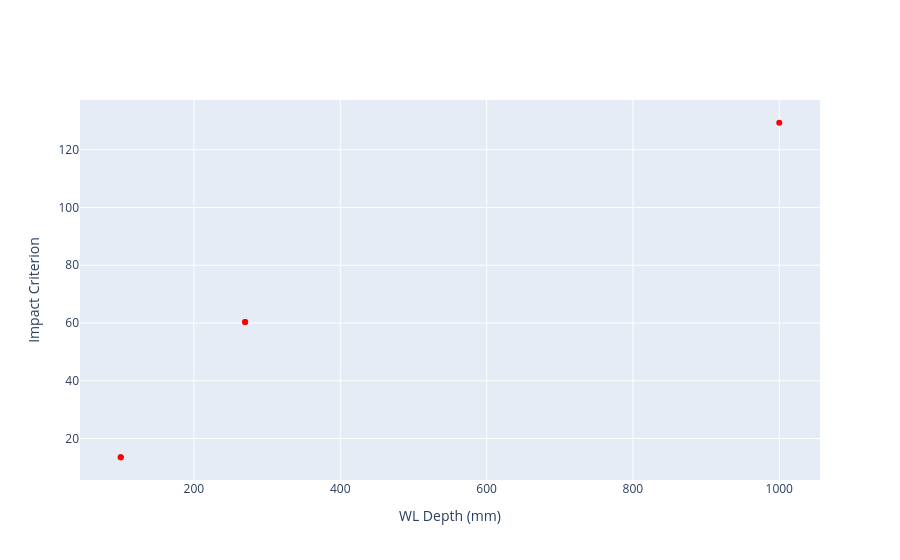
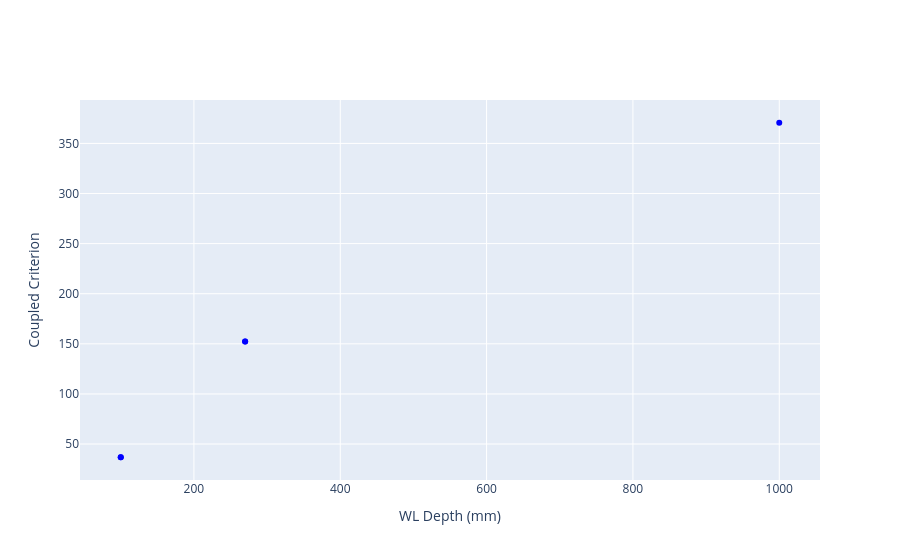
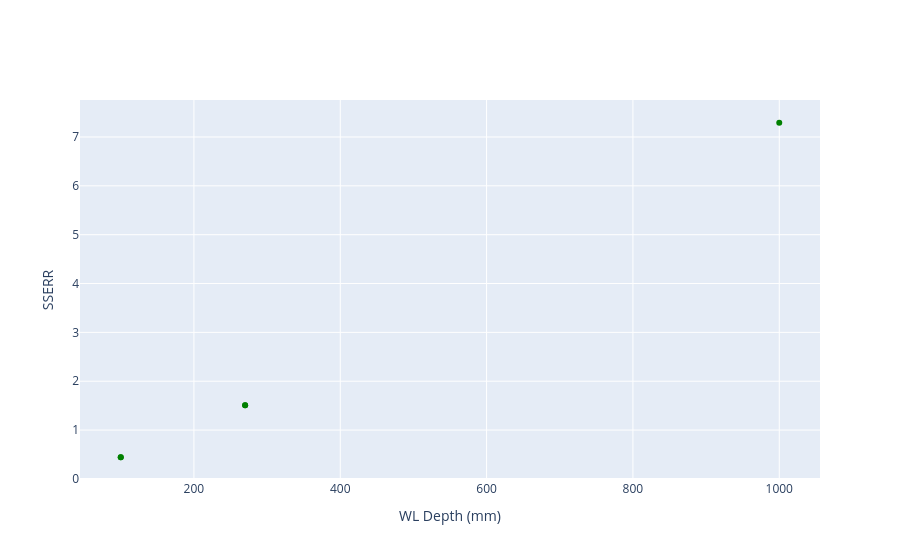
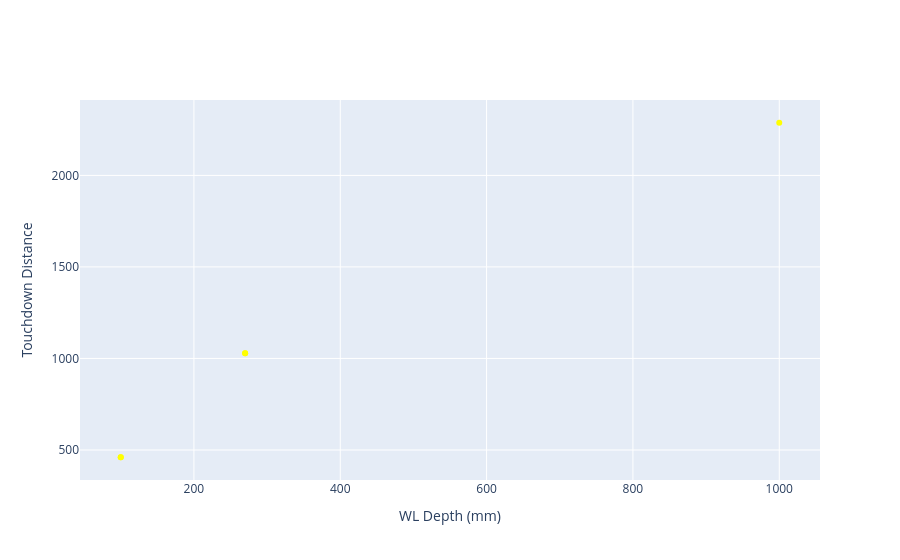

The code cell stored with these charts, in order, in its notebook:
### Code cell
import plotly.graph_objects as go

fig = go.Figure()
fig.add_trace(go.Scatter(x=df["WL_Depth"], y=df["impact_criterion"], mode="markers", name="Impact Criterion", marker=dict(color="red")))
fig.update_layout(xaxis_title="WL Depth (mm)", yaxis_title="Impact Criterion")
fig.show()

fig = go.Figure()
fig.add_trace(go.Scatter(x=df["WL_Depth"], y=df["coupled_criterion"], mode="markers", name="Coupled Criterion", marker=dict(color="blue")))
fig.update_layout(xaxis_title="WL Depth (mm)", yaxis_title="Coupled Criterion")
fig.show()

fig = go.Figure()
fig.add_trace(go.Scatter(x=df["WL_Depth"], y=df["sserr_result"], mode="markers", name="SSERR", marker=dict(color="green")))
fig.update_layout(xaxis_title="WL Depth (mm)", yaxis_title="SSERR")
fig.show()

fig = go.Figure()
fig.add_trace(go.Scatter(x=df["WL_Depth"], y=df["touchdown_distance"], mode="markers", name="Touchdown Distance", marker=dict(color="yellow")))
fig.update_layout(xaxis_title="WL Depth (mm)", yaxis_title="Touchdown Distance")
fig.show()

fig = go.Figure()
fig.add_trace(go.Scatter(x=df["WL_Depth"], y=df["max_stress"], mode="markers", name="Max Stress", marker=dict(color="red")))
fig.update_layout(xaxis_title="WL Depth (mm)", yaxis_title="Max Stress")
fig.show()

fig = go.Figure()
fig.add_trace(go.Scatter(x=df["WL_Depth"], y=df["ss_max_Sxx_norm"], mode="markers", name="SS MAX SXX NORM", marker=dict(color="blue")))
fig.update_layout(xaxis_title="WL Depth (mm)", yaxis_title="SS MAX SXX NORM")
fig.show()

fig = go.Figure()
fig.add_trace(go.Scatter(x=df["WL_Depth"], y=df["slab_tensile_criterion"], mode="markers", name="SLAB TENSILE CRITERION", marker=dict(color="green")))
fig.update_layout(xaxis_title="WL Depth (mm)", yaxis_title="SLAB TENSILE CRITERION")
fig.show()

### Figure 1 — Plotly figure (JSON) as saved in the notebook; plotly's stock layout.template omitted (floating-point values rounded to 4 significant figures)
{"data": [{"marker": {"color": "red"}, "mode": "markers", "name": "Impact Criterion", "type": "scatter", "x": [100.0, 100.0, 270.0, 270.0, 1000.0], "y": [13.48, 13.48, 60.31, 60.31, 129.4]}], "layout": {"xaxis": {"title": {"text": "WL Depth (mm)"}}, "yaxis": {"title": {"text": "Impact Criterion"}}}}

### Figure 2 — Plotly figure (JSON) as saved in the notebook; plotly's stock layout.template omitted (floating-point values rounded to 4 significant figures)
{"data": [{"marker": {"color": "blue"}, "mode": "markers", "name": "Coupled Criterion", "type": "scatter", "x": [100.0, 100.0, 270.0, 270.0, 1000.0], "y": [36.82, 36.82, 152.4, 152.4, 370.6]}], "layout": {"xaxis": {"title": {"text": "WL Depth (mm)"}}, "yaxis": {"title": {"text": "Coupled Criterion"}}}}

### Figure 3 — Plotly figure (JSON) as saved in the notebook; plotly's stock layout.template omitted (floating-point values rounded to 4 significant figures)
{"data": [{"marker": {"color": "green"}, "mode": "markers", "name": "SSERR", "type": "scatter", "x": [100.0, 100.0, 270.0, 270.0, 1000.0], "y": [0.4432, 0.4432, 1.506, 1.506, 7.292]}], "layout": {"xaxis": {"title": {"text": "WL Depth (mm)"}}, "yaxis": {"title": {"text": "SSERR"}}}}

### Figure 4 — Plotly figure (JSON) as saved in the notebook; plotly's stock layout.template omitted (floating-point values rounded to 4 significant figures)
{"data": [{"marker": {"color": "yellow"}, "mode": "markers", "name": "Touchdown Distance", "type": "scatter", "x": [100.0, 100.0, 270.0, 270.0, 1000.0], "y": [460.2, 460.2, 1029.0, 1029.0, 2288.0]}], "layout": {"xaxis": {"title": {"text": "WL Depth (mm)"}}, "yaxis": {"title": {"text": "Touchdown Distance"}}}}
